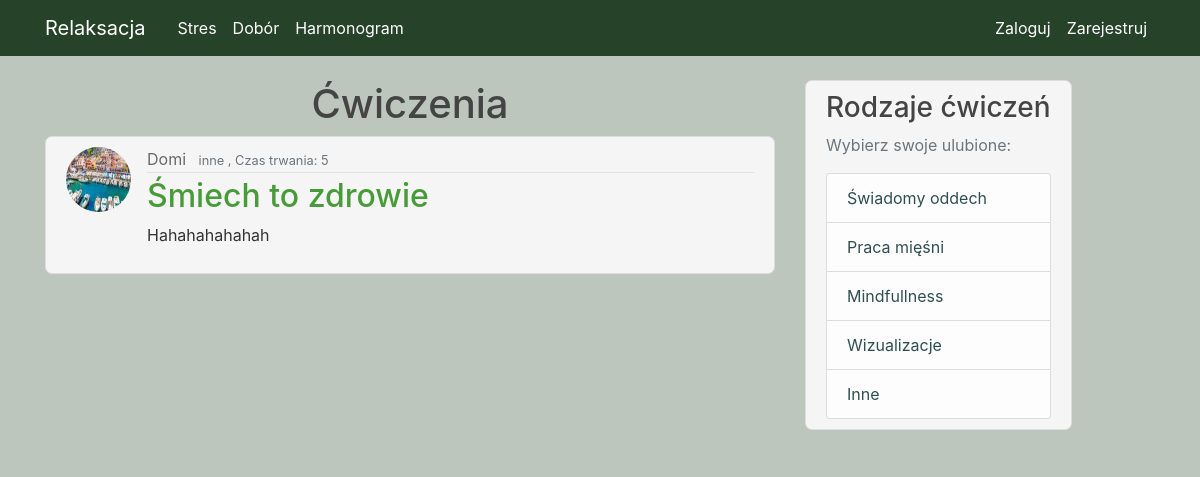
Page /post/11 on the earlier database version.
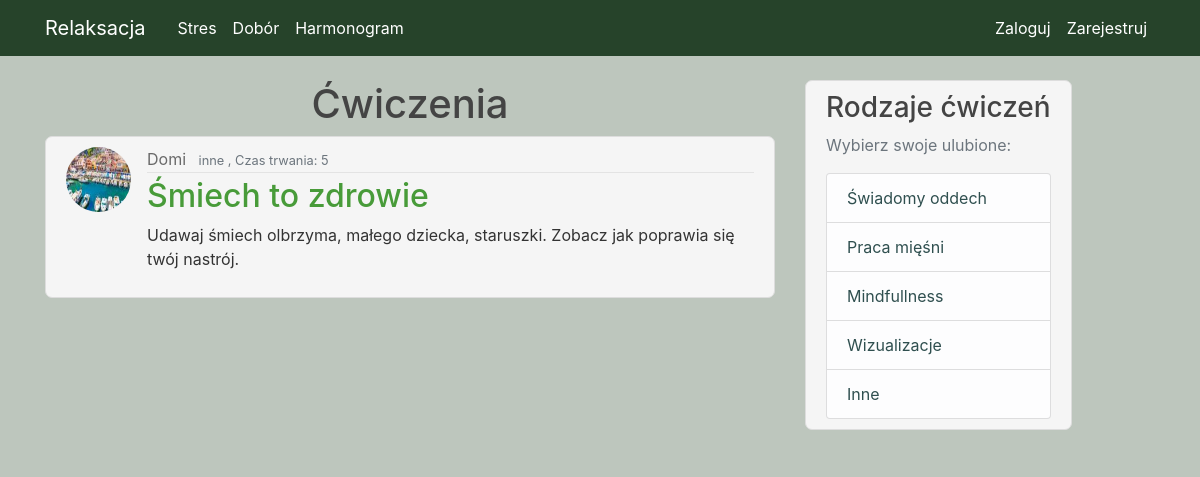
Same page on the later database version.
### Relaks/models.py (models this page shows, shortened)
class Post(db.Model):
    id = db.Column(db.Integer, primary_key=True, autoincrement=True)
    name = db.Column(db.String(100), nullable=True)
    category = db.Column(db.String(100), nullable=True)
    time = db.Column(db.Integer, nullable=True)
    content = db.Column(db.Text, nullable=True)
    user_id = db.Column(db.Integer, db.ForeignKey('user.id'), nullable=False)

### Relaks/routes.py (the view)
@app.route("/post/<int:post_id>")
def post(post_id):
    post = Post.query.get_or_404(post_id)
    return render_template('post.html', title=post.name, post=post)

### Relaks/templates/post.html (shortened to what this page needs)
{% extends "layout.html" %}
{% block content %}
     <h1 style="text-align: center"> Ćwiczenia  </h1>
      <article class="media content-section">
          <img class="rounded-circle article-img" src="{{ url_for('static', filename='photo/' + post.author.image_file) }}">
          <div class="media-body">
            <div class="article-metadata">
              <a class="mr-2" href="#">{{ post.author.username }}</a>
              <small class="text-muted">{{ post.category }} , </small>
                <small class="text-muted">Czas trwania: {{ post.time }}</small>
            </div>
            <h2> <a class="article-title" href="{{ url_for('post', post_id=post.id) }}">{{ post.name}}</a> </h2>
            <p class="article-content">{{ post.content }}</p>
          </div>
        </article>
{% endblock content %}

Differences in the rows shown:
changed Post "Śmiech to zdrowie": content "Hahahahahahah" → "Udawaj śmiech olbrzyma, małego dziecka, staruszki. Zobacz jak poprawia się twój nastrój."
